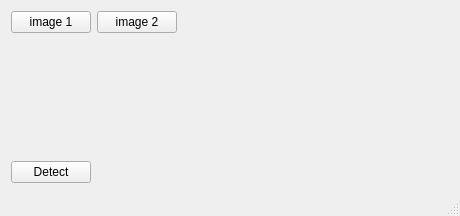
<?xml version="1.0" encoding="UTF-8"?>
<ui version="4.0">
 <class>MainWindow</class>
 <widget class="QMainWindow" name="MainWindow">
  <property name="geometry">
   <rect>
    <x>0</x>
    <y>0</y>
    <width>460</width>
    <height>216</height>
   </rect>
  </property>
  <property name="windowTitle">
   <string>MainWindow</string>
  </property>
  <widget class="QWidget" name="centralWidget">
   <layout class="QVBoxLayout" name="verticalLayout">
    <item>
     <layout class="QHBoxLayout" name="topLayout">
      <item>
       <widget class="QPushButton" name="pbLoadImage1">
        <property name="text">
         <string>image 1</string>
        </property>
       </widget>
      </item>
      <item>
       <widget class="QPushButton" name="pbLoadImage2">
        <property name="text">
         <string>image 2</string>
        </property>
       </widget>
      </item>
      <item>
       <spacer name="horizontalSpacer">
        <property name="orientation">
         <enum>Qt::Horizontal</enum>
        </property>
        <property name="sizeHint" stdset="0">
         <size>
          <width>40</width>
          <height>20</height>
         </size>
        </property>
       </spacer>
      </item>
     </layout>
    </item>
    <item>
     <layout class="QHBoxLayout" name="horizontalLayout_2"/>
    </item>
    <item>
     <layout class="QHBoxLayout" name="imagesLayout">
      <item>
       <spacer name="verticalSpacer">
        <property name="orientation">
         <enum>Qt::Vertical</enum>
        </property>
        <property name="sizeHint" stdset="0">
         <size>
          <width>20</width>
          <height>40</height>
         </size>
        </property>
       </spacer>
      </item>
     </layout>
    </item>
    <item>
     <layout class="QHBoxLayout" name="horizontalLayout_4">
      <item>
       <widget class="QPushButton" name="pbCompute">
        <property name="text">
         <string>Detect</string>
        </property>
       </widget>
      </item>
      <item>
       <spacer name="horizontalSpacer_2">
        <property name="orientation">
         <enum>Qt::Horizontal</enum>
        </property>
        <property name="sizeHint" stdset="0">
         <size>
          <width>40</width>
          <height>20</height>
         </size>
        </property>
       </spacer>
      </item>
     </layout>
    </item>
   </layout>
  </widget>
  <widget class="QStatusBar" name="statusBar"/>
 </widget>
 <layoutdefault spacing="6" margin="11"/>
 <resources/>
 <connections/>
</ui>
